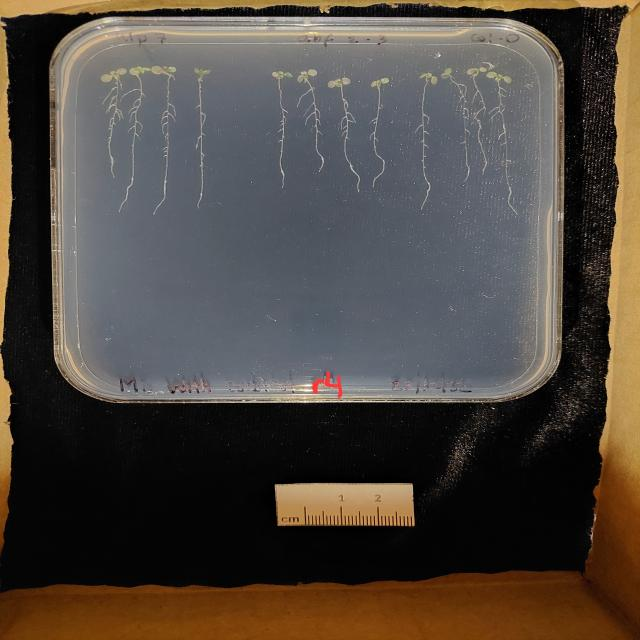
#> input picture test/images/Day-3-With-Sorbitol-r4_jpg.rf.b972e933fc5742866c9495b8550cab6d.jpg, 640 x 640 px
$ python ruler_calibration.py ../test/images/Day-3-With-Sorbitol-r4_jpg.rf.b972e933fc5742866c9495b8550cab6d.jpg
#> lines starting #> are read from the running program, lines starting #| are printed output that depends on the picture; after the words box and inside, x2 and y2 are one past the last pixel; in counts of white or black regions, pixels touching at a corner belong together; long printed decimals are rounded
"""
ruler_calibration.py - Calibración de escala mediante regla
===========================================================

Uso:
    python src/ruler_calibration.py <imagen>           # Automático
    python src/ruler_calibration.py <imagen> --manual  # Manual (clic en 2 puntos)
"""

import sys
import cv2
import numpy as np
from pathlib import Path


def calibrate_automatic(image_path, known_cm=1.0, debug=False):
    """
    Detecta automáticamente marcas de regla y calcula escala.

    Args:
        image_path: Ruta a imagen con regla
        known_cm: Distancia entre marcas (default: 1 cm)
        debug: Guardar imagen de debug

    Returns:
        Escala en cm/píxel o None si falla
    """
#> called with known_cm = 1, debug = False
    img = cv2.imread(str(image_path))
#> img is the input picture: shape (640, 640, 3); mean B, G, R 64, 71.1, 78.7
    if img is None:
        print(f"ERROR: No se pudo cargar {image_path}")
        return None

    h, w = img.shape[:2]
#> h = 640; w = 640

    # Buscar regla en parte inferior (20% de la imagen)
    roi = img[int(h * 0.8):, :]
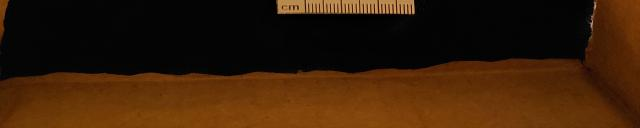
#> roi: shape (128, 640, 3); mean B, G, R 7.5, 29.9, 56.5

    # Preprocesar
    gray = cv2.cvtColor(roi, cv2.COLOR_BGR2GRAY)
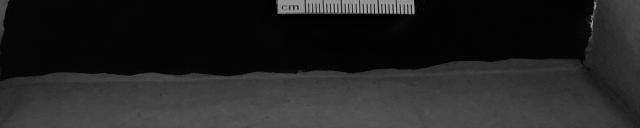
#> gray: shape (128, 640); min 0, max 173, mean 35.3
    clahe = cv2.createCLAHE(clipLimit=2.0, tileGridSize=(8, 8))
    enhanced = clahe.apply(gray)
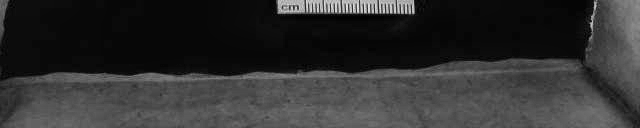
#> enhanced: shape (128, 640); min 1, max 229, mean 48.7
    edges = cv2.Canny(enhanced, 50, 150)
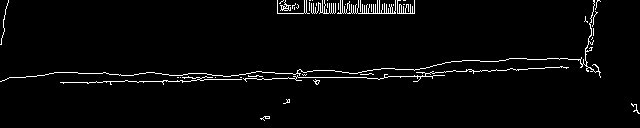
#> edges: shape (128, 640); 2.9% white in thin lines or dots

    # Detectar líneas verticales
    lines = cv2.HoughLinesP(edges, 1, np.pi/180, 30,
                            minLineLength=20, maxLineGap=5)
#> lines = 29 rows, first 6: [221, 79, 263, 78], [308, 77, 383, 78], [277, 13, 414, 13], [484, 61, 505, 60], [444, 71, 481, 71], [480, 70, 506, 70]

    if lines is None:
        print("No se detectaron líneas. Usa --manual")
        return None

    # Filtrar líneas verticales
    x_positions = []
    for line in lines:
        x1, y1, x2, y2 = line[0]
        angle = abs(np.arctan2(y2 - y1, x2 - x1) * 180 / np.pi)
        if 70 < angle < 110:  # Casi vertical
            x_positions.append((x1 + x2) // 2)
#> this loop made 29 passes
#> (x1, y1, x2, y2, angle) on passes 1 to 12: (221, 79, 263, 78, 1.36), (308, 77, 383, 78, 0.764), (277, 13, 414, 13, 0), (484, 61, 505, 60, 2.73), (444, 71, 481, 71, 0), (480, 70, 506, 70, 0), (78, 73, 108, 73, 0), (313, 70, 334, 70, 0), (54, 72, 77, 72, 0), (507, 69, 527, 69, 0), (545, 67, 568, 67, 0), (304, 11, 414, 7, 2.08)
#> after the loop, x_positions = [592, 592]

    if len(x_positions) < 2:
        print(f"Solo {len(x_positions)} marcas detectadas. Usa --manual")
        return None

    # Calcular distancias entre marcas consecutivas
    x_positions = sorted(set(x_positions))
#> x_positions = [592]
    distances = [x_positions[i+1] - x_positions[i]
                 for i in range(len(x_positions)-1) if x_positions[i+1] - x_positions[i] > 10]
#> distances = []

    if not distances:
        print("No se pudieron calcular distancias. Usa --manual")
        return None

    # Usar mediana
    median_px = np.median(distances)
    scale = known_cm / median_px

    print(f"✓ Calibración automática exitosa")
    print(f"  Marcas detectadas: {len(x_positions)}")
    print(f"  Distancia mediana: {median_px:.1f} px")
    print(f"  Escala: {scale:.6f} cm/px")

    if debug:
        # Guardar imagen de debug
        vis = roi.copy()
        for x in x_positions:
            cv2.line(vis, (x, 0), (x, roi.shape[0]), (0, 255, 0), 1)
        debug_path = Path(image_path).parent / "calibration_debug.png"
        cv2.imwrite(str(debug_path), vis)
        print(f"  Debug: {debug_path}")

    return scale


# [74 lines left out: function calibrate_manual, not called in this run]


def main():
    if len(sys.argv) < 2:
        print(__doc__)
        return

    image_path = sys.argv[1]
    manual = "--manual" in sys.argv
    debug = "--debug" in sys.argv

    if manual:
        scale = calibrate_manual(image_path)
    else:
        scale = calibrate_automatic(image_path, debug=debug)

    if scale:
        print("\n" + "="*50)
        print("RESULTADO")
        print("="*50)
        print(f"\nActualiza en src/config.py:")
        print(f"    CM_PER_PIXEL = {scale}")


if __name__ == "__main__":
    main()

$ run again, on train/images/Control-1_jpg.rf.1ec69444b53efde797b9c784b71ea6ec.jpg
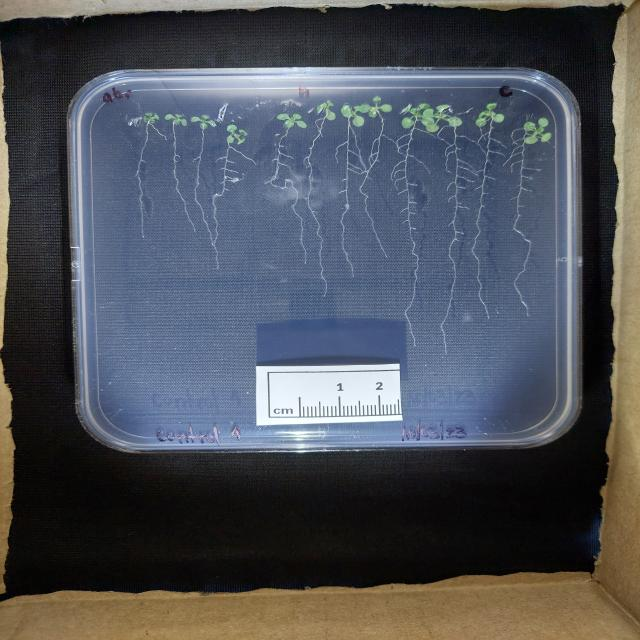
#> input picture train/images/Control-1_jpg.rf.1ec69444b53efde797b9c784b71ea6ec.jpg, 640 x 640 px
#> in calibrate_automatic, img is the input picture: shape (640, 640, 3); mean B, G, R 88, 81, 77.3
#> in calibrate_automatic, `enhanced = clahe.apply(gray)`:
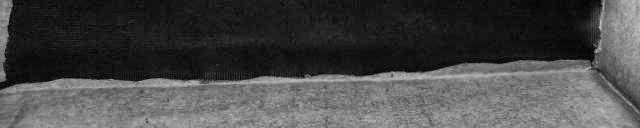
#> enhanced: shape (128, 640); min 1, max 190, mean 71.8
#> in calibrate_automatic, `edges = cv2.Canny(enhanced, 50, 150)`:
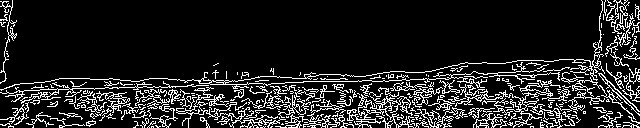
#> edges: shape (128, 640); 13.7% white in thin lines or dots
#> lines = 251 rows, first 6: [401, 80, 429, 79], [436, 75, 471, 73], [478, 113, 515, 115], [136, 92, 159, 92], [604, 92, 638, 92], [93, 97, 121, 98]
#> the loop in calibrate_automatic, `for line in lines:` made 251 passes
#> (x1, y1, x2, y2, angle) on passes 1 to 3: (401, 80, 429, 79, 2.05), (436, 75, 471, 73, 3.27), (478, 113, 515, 115, 3.09)
#> after the loop in calibrate_automatic, `for line in lines:`: x_positions = [10, 600, 6]
#> in calibrate_automatic, `x_positions = sorted(set(x_positions))`: x_positions = [6, 10, 600]
#> distances = [590]
#> median_px = 590
#> in calibrate_automatic, `scale = known_cm / median_px`: scale = 0.00169
#|   Marcas detectadas: 3
#|   Distancia mediana: 590.0 px
#|   Escala: 0.001695 cm/px
#|     CM_PER_PIXEL = 0.001695

$ run again, on train/images/Control-2_jpg.rf.0686f60abcef6e248a0056b8930340f2.jpg
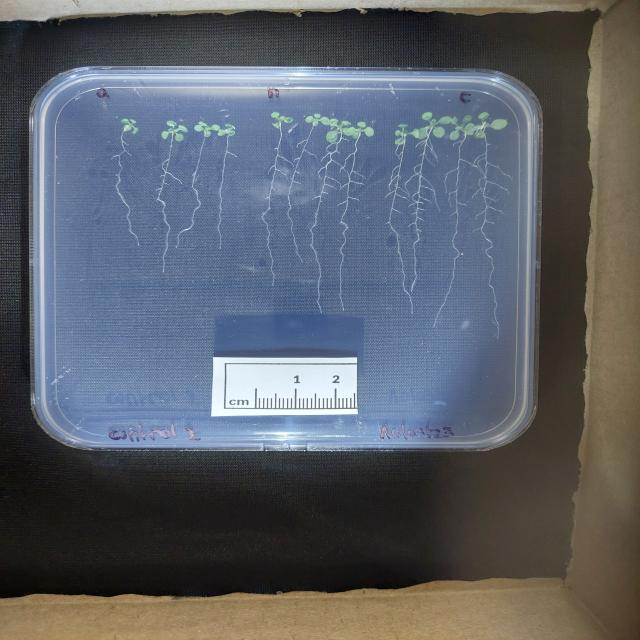
#> input picture train/images/Control-2_jpg.rf.0686f60abcef6e248a0056b8930340f2.jpg, 640 x 640 px
#> in calibrate_automatic, img is the input picture: shape (640, 640, 3); mean B, G, R 104.2, 96.2, 91.2
#> in calibrate_automatic, `enhanced = clahe.apply(gray)`:
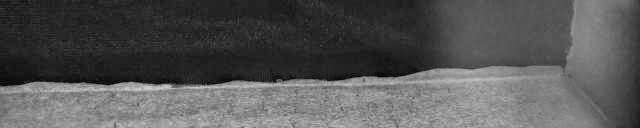
#> enhanced: shape (128, 640); min 1, max 206, mean 85.7
#> in calibrate_automatic, `edges = cv2.Canny(enhanced, 50, 150)`:
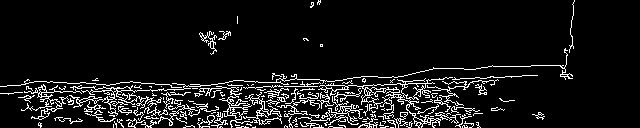
#> edges: shape (128, 640); 8.4% white in thin lines or dots, all inside (x1, y1, x2, y2) = (0, 0, 575, 128)
#> lines = 131 rows, first 6: [61, 98, 156, 104], [263, 86, 303, 86], [400, 114, 465, 121], [387, 120, 439, 125], [34, 81, 79, 83], [358, 89, 402, 89]
#> the loop in calibrate_automatic, `for line in lines:` made 131 passes
#> (x1, y1, x2, y2, angle) on passes 1 to 8: (61, 98, 156, 104, 3.61), (263, 86, 303, 86, 0), (400, 114, 465, 121, 6.15), (387, 120, 439, 125, 5.49), (34, 81, 79, 83, 2.54), (358, 89, 402, 89, 0), (292, 101, 358, 107, 5.19), (382, 97, 417, 98, 1.64)
#> after the loop in calibrate_automatic, `for line in lines:`: x_positions = [571]
#| Solo 1 marcas detectadas. Usa --manual
